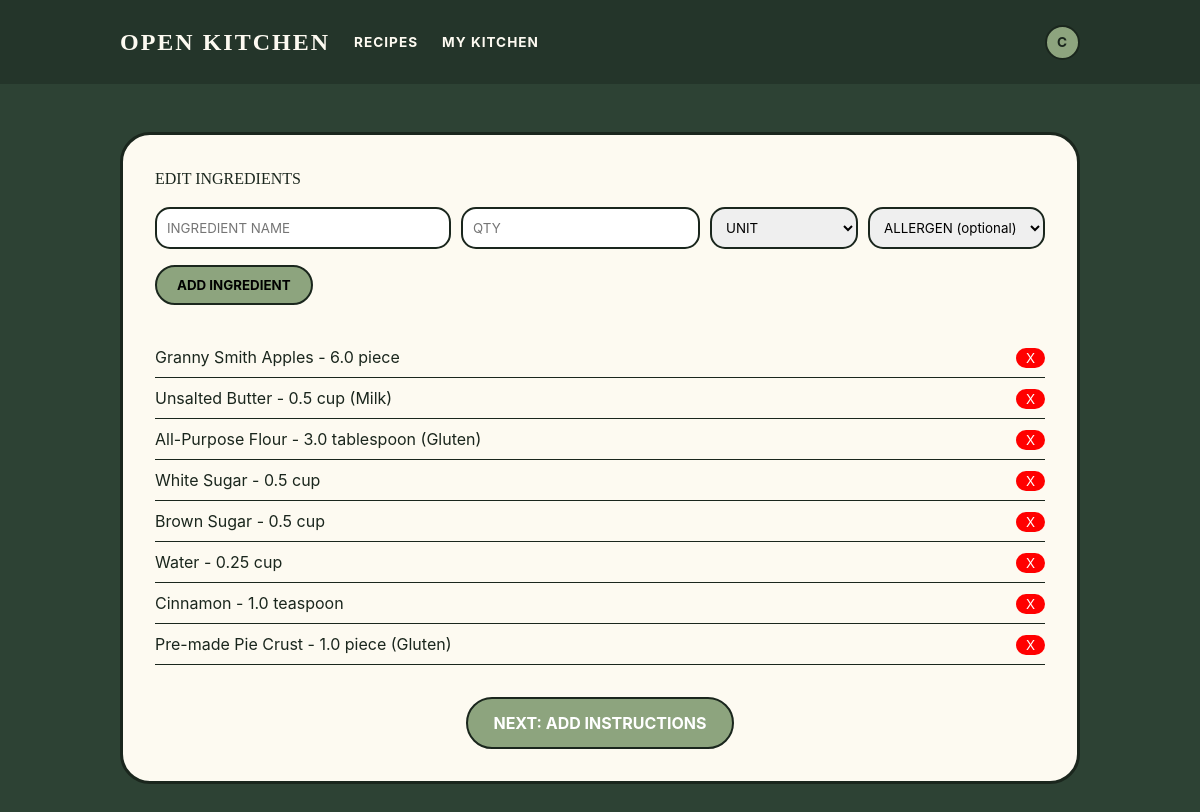
Page /recipes/6/ingredients (signed in) on the committed database.
### tables this page shows
CREATE TABLE users (
    id INTEGER PRIMARY KEY AUTOINCREMENT,
    username TEXT UNIQUE NOT NULL,
    email TEXT UNIQUE NOT NULL,
    password_hash TEXT NOT NULL,
    role_id INTEGER NOT NULL DEFAULT 1,
    notifications_enabled INTEGER DEFAULT 1,
    created_at DATETIME DEFAULT CURRENT_TIMESTAMP,
    updated_at DATETIME, reset_code TEXT, reset_code_expires DATETIME,
    FOREIGN KEY (role_id) REFERENCES roles(id)
);

CREATE TABLE ingredients (
    id INTEGER PRIMARY KEY AUTOINCREMENT,
    recipe_id INTEGER NOT NULL,
    name TEXT NOT NULL,
    quantity REAL NOT NULL,
    unit_id INTEGER NOT NULL,
    allergen_id INTEGER,
    FOREIGN KEY (recipe_id) REFERENCES recipes(id) ON DELETE CASCADE,
    FOREIGN KEY (unit_id) REFERENCES units(id),
    FOREIGN KEY (allergen_id) REFERENCES allergens(id)
);

CREATE TABLE units (
    id INTEGER PRIMARY KEY AUTOINCREMENT,
    name TEXT UNIQUE NOT NULL,
    abbreviation TEXT
);

CREATE TABLE allergens (
    id INTEGER PRIMARY KEY AUTOINCREMENT,
    name TEXT UNIQUE NOT NULL
);

### app/recipes.py (the view, shortened to what this page needs)
@bp.route('/<int:id>/ingredients', methods=('GET', 'POST'))
@login_required
def edit_ingredients(id):
    recipe = Recipe.get_by_id(id)
    if recipe is None or recipe['author_id'] != g.user['id']:
        flash('Recipe not found or access denied.')
        return redirect(url_for('recipes.index'))
    ingredients = Ingredient.get_by_recipe(id)
    units = Unit.get_all()
    allergens = Allergen.get_all()
    return render_template('recipes/edit_ingredients.html',
                         recipe=recipe,
                         ingredients=ingredients,
                         units=units,
                         allergens=allergens)

### app/auth.py (called while the page is built)
@bp.before_app_request
def load_logged_in_user():
    user_id = session.get('user_id')
    if user_id is None:
        g.user = None
    else:
        g.user = User.get_by_id(user_id)

def login_required(view):
    @functools.wraps(view)
    def wrapped_view(**kwargs):
        if g.user is None:
            return redirect(url_for('auth.login'))
        return view(**kwargs)
    return wrapped_view

### app/db.py (called while the page is built)
def get_db():
    if 'db' not in g:
        g.db = sqlite3.connect(
            current_app.config['DATABASE'],
            detect_types=sqlite3.PARSE_DECLTYPES
        )
        g.db.row_factory = sqlite3.Row
        g.db.execute('PRAGMA foreign_keys = ON')
    return g.db

### app/models/lookup.py (called while the page is built)
    @staticmethod
    def get_all():
        db = get_db()
        return db.execute('SELECT * FROM units ORDER BY name').fetchall()

    @staticmethod
    def get_all():
        db = get_db()
        return db.execute('SELECT * FROM allergens ORDER BY name').fetchall()

### app/models/recipe.py (called while the page is built)
    @staticmethod
    def get_by_id(recipe_id):
        db = get_db()
        return db.execute(
            'SELECT r.*, u.username as author_name '
            'FROM recipes r JOIN users u ON r.author_id = u.id '
            'WHERE r.id = ?',
            (recipe_id,)
        ).fetchone()

    @staticmethod
    def get_by_recipe(recipe_id):
        db = get_db()
        return db.execute(
            'SELECT i.*, u.name as unit_name, u.abbreviation, a.name as allergen_name '
            'FROM ingredients i '
            'JOIN units u ON i.unit_id = u.id '
            'LEFT JOIN allergens a ON i.allergen_id = a.id '
            'WHERE i.recipe_id = ?',
            (recipe_id,)
        ).fetchall()

### app/models/user.py (called while the page is built)
    @staticmethod
    def get_by_id(user_id):
        db = get_db()
        return db.execute(
            'SELECT u.*, r.name as role_name FROM users u '
            'JOIN roles r ON u.role_id = r.id '
            'WHERE u.id = ?', (user_id,)
        ).fetchone()

### app/templates/recipes/edit_ingredients.html (shortened to what this page needs)
{% extends 'base.html' %}
{% block content %}
<div class="form-card" style="background-color: var(--cream); border: 3px solid var(--border-dark); border-radius: 30px; padding: 2rem;">
    <h1 style="font-family: 'Georgia', serif; text-transform: uppercase;">Edit Ingredients</h1>
    <form method="post" class="mt-4">
        <div style="display: grid; grid-template-columns: 2fr 1fr 1fr 1fr; gap: 10px;">
            <input type="text" name="name" placeholder="INGREDIENT NAME" style="border: 2px solid var(--border-dark); border-radius: 15px; padding: 10px;" required>
            <input type="number" name="quantity" step="0.01" placeholder="QTY" style="border: 2px solid var(--border-dark); border-radius: 15px; padding: 10px;" required>
            <select name="unit_id" style="border: 2px solid var(--border-dark); border-radius: 15px; padding: 10px;" required>
                <option value="">UNIT</option>
            </select>
            <select name="allergen_id" style="border: 2px solid var(--border-dark); border-radius: 15px; padding: 10px;">
                <option value="">ALLERGEN (optional)</option>
            </select>
        </div>
        <button type="submit" style="margin-top: 1rem; background-color: var(--pill-green); border: 2px solid var(--border-dark); border-radius: 50px; padding: 10px 20px; font-weight: bold;">ADD INGREDIENT</button>
    </form>
    {% if ingredients %}
    <ul style="margin-top: 2rem; list-style: none; padding: 0;">
        {% for ingredient in ingredients %}
        <li style="display: flex; justify-content: space-between; padding: 8px 0; border-bottom: 1px solid var(--border-dark);">
            <span>{{ ingredient.name }} - {{ ingredient.quantity }} {{ ingredient.unit_name }}{% if ingredient.allergen_name %} ({{ ingredient.allergen_name }}){% endif %}</span>
            <form method="post" action="{{ url_for('recipes.delete_ingredient', id=ingredient.id) }}">
                <button type="submit" style="background-color: red; color: white; border: none; border-radius: 50px; padding: 2px 10px; cursor: pointer;">X</button>
            </form>
        </li>
        {% endfor %}
    </ul>
    {% endif %}
    {% if ingredients %}
        <div style="margin-top: 2rem; text-align: center;">
        <a href="{{ url_for('recipes.edit_instructions', id=recipe.id) }}"
        style="background-color: var(--pill-green); color: white; border: 2px solid var(--border-dark); border-radius: 50px; padding: 12px 25px; font-weight: bold; text-decoration: none; display: inline-block;">
        NEXT: ADD INSTRUCTIONS
        </a>
        </div>
    {% endif %}
</div>
{% endblock %}

### app/templates/base.html (shortened to what this page needs)
<!DOCTYPE html>
<html lang="en">
<head>
    <link rel="stylesheet" href="https://cdn.jsdelivr.net/npm/bulma@0.9.4/css/bulma.min.css">
    <link rel="stylesheet" href="https://cdnjs.cloudflare.com/ajax/libs/font-awesome/6.4.0/css/all.min.css">
    <link rel="stylesheet" href="{{ url_for('static', filename='css/custom.css') }}">
</head>
<body>
    <nav class="navbar" role="navigation" aria-label="main navigation">
        <div class="container">
            <div class="navbar-brand">
                <a class="navbar-item brand-text" href="{{ url_for('index') }}">
                    Open Kitchen
                </a>
            </div>
            <div class="navbar-menu">
                <div class="navbar-start">
                    <a class="navbar-item" href="{{ url_for('recipes.index') }}">Recipes</a>
                    {% if g.user %}
                    <a class="navbar-item" href="{{ url_for('dashboard.index') }}">My Kitchen</a>
                    {% endif %}
                </div>
                <div class="navbar-end">
                    {% if g.user %}
                    <div class="navbar-item">
                        <div class="user-menu">
                            <div class ="avatar" title="{{ g.user['username'] }}">
                                {{ g.user['username'][0].upper() }}
                            </div>
                        </div>
                    </div>
                    {% else %}
                    <a class="navbar-item" href="{{ url_for('auth.register') }}">Register</a>
                    <a class="navbar-item" href="{{ url_for('auth.login') }}">Login</a>
                    {% endif %}
                </div>
            </div>
        </div>
    </nav>
    <section class="section">
        <div class="container is-max-desktop">
            {% block content %}{% endblock %}
        </div>
    </section>
</body>
</html>

### app/static/css/custom.css (style rules this page uses)
:root { --forest-green: #2d4234; --pill-green: #8da47e; --cream: #fdfaf1; --border-dark: #1a261d; }
body { background-color: var(--forest-green); color: var(--border-dark); min-height: 100vh; }
a { color: inherit; text-decoration: none; transition: color 0.2s ease-in-out; }
.navbar { background-color: rgba(0, 0, 0, 0.2) !important; padding: 1rem 0; }
.navbar-item, .navbar-link { color: var(--cream) !important; text-transform: uppercase; font-weight: bold; letter-spacing: 1px; font-size: 0.85rem; }
.brand-text { font-family: "Georgia", serif; font-weight: bold; font-size: 1.5rem !important; letter-spacing: 2px; text-transform: uppercase; }
.avatar { width: 35px; height: 35px; background-color: var(--pill-green); border: 2px solid var(--border-dark); border-radius: 50%; display: flex; align-items: center; justify-content: center; font-weight: bold; color: var(--border-dark); }

### app/templates/base.html (style rules this page uses)
:root { --forest-green: #2d4234; --pill-green: #8da47e; --cream: #fdfaf1; --border-dark: #1a261d; }
body { background-color: var(--forest-green); color: var(--border-dark); min-height: 100vh; }
a { color: inherit; text-decoration: none; transition: color 0.2s ease-in-out; }
.navbar { background-color: rgba(0,0,0,0.2) !important; padding: 1rem 0; }
.navbar-item, .navbar-link { color: var(--cream) !important; text-transform: uppercase; font-weight: bold; letter-spacing: 1px; font-size: 0.85rem; }
.brand-text { font-family: 'Georgia', serif; font-weight: bold; font-size: 1.5rem !important; letter-spacing: 2px; text-transform: uppercase; }
.avatar { width: 35px; height: 35px; background-color: var(--pill-green); border: 2px solid var(--border-dark); border-radius: 50%; display: flex; align-items: center; justify-content: center; font-weight: bold; color: var(--border-dark); }
.user-menu { position: relative; display: inline-block }

### rows in the picture
users: username "C"
ingredients: name "Granny Smith Apples", quantity "6.0", unit_name "piece"
ingredients: name "Unsalted Butter", quantity "0.5", unit_name "cup", allergen_name "Milk"
ingredients: name "All-Purpose Flour", quantity "3.0", unit_name "tablespoon", allergen_name "Gluten"
ingredients: name "White Sugar", quantity "0.5", unit_name "cup"
ingredients: name "Brown Sugar", quantity "0.5", unit_name "cup"
ingredients: name "Water", quantity "0.25", unit_name "cup"
ingredients: name "Cinnamon", quantity "1.0", unit_name "teaspoon"
ingredients: name "Pre-made Pie Crust", quantity "1.0", unit_name "piece", allergen_name "Gluten"
